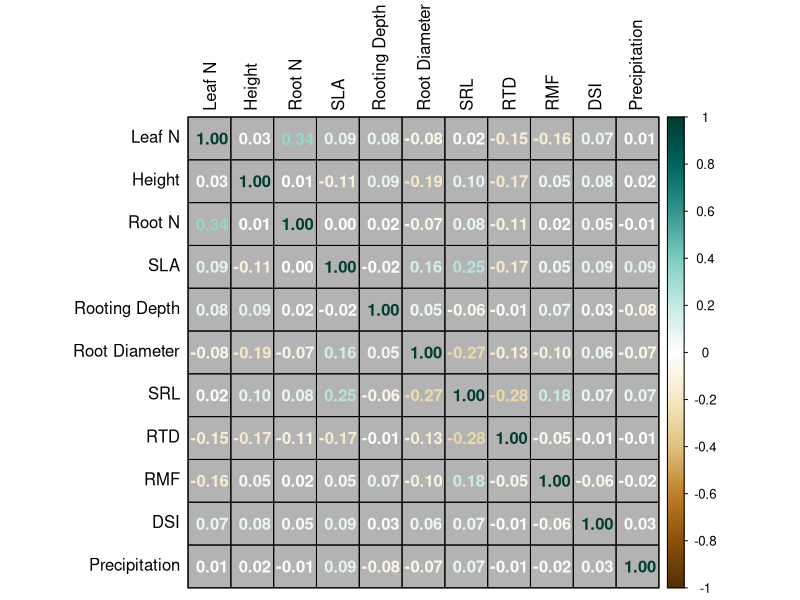
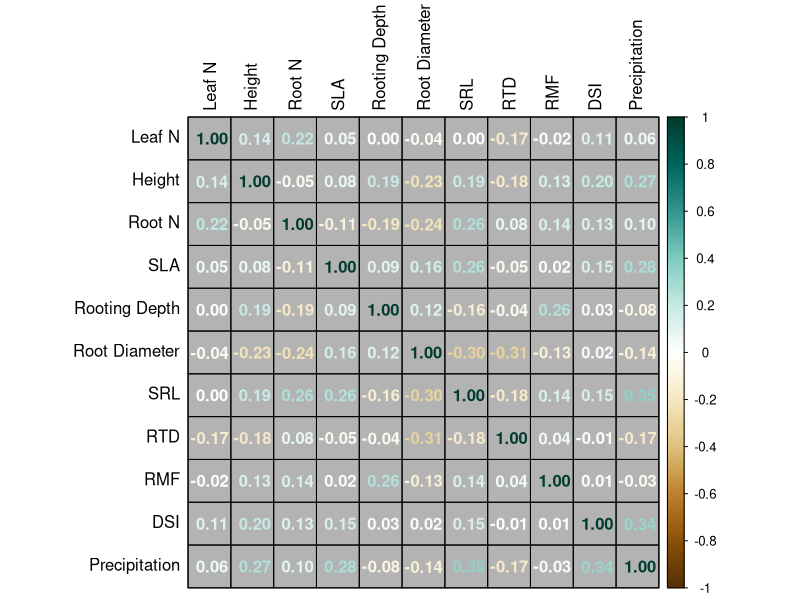
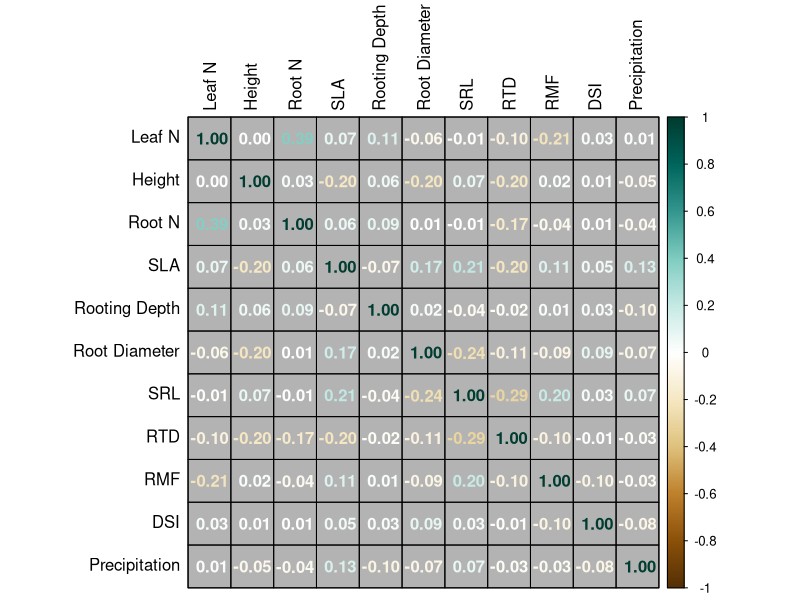
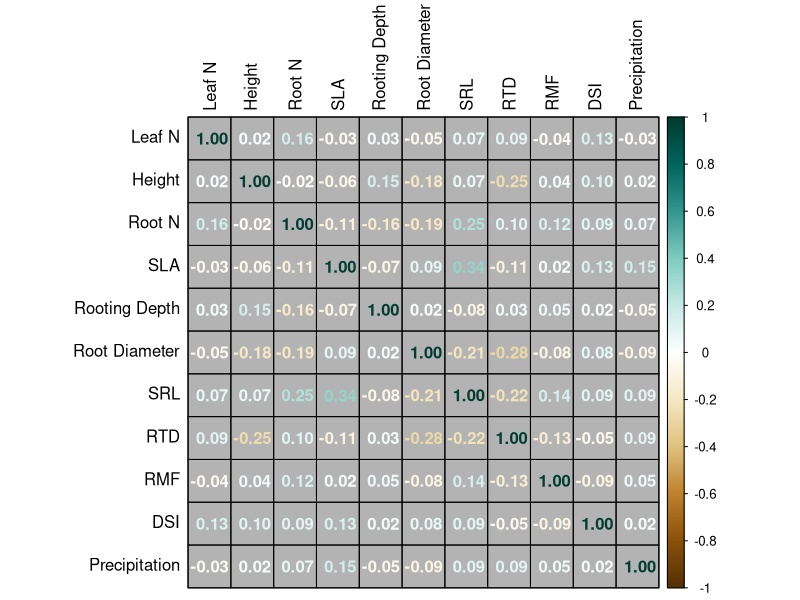
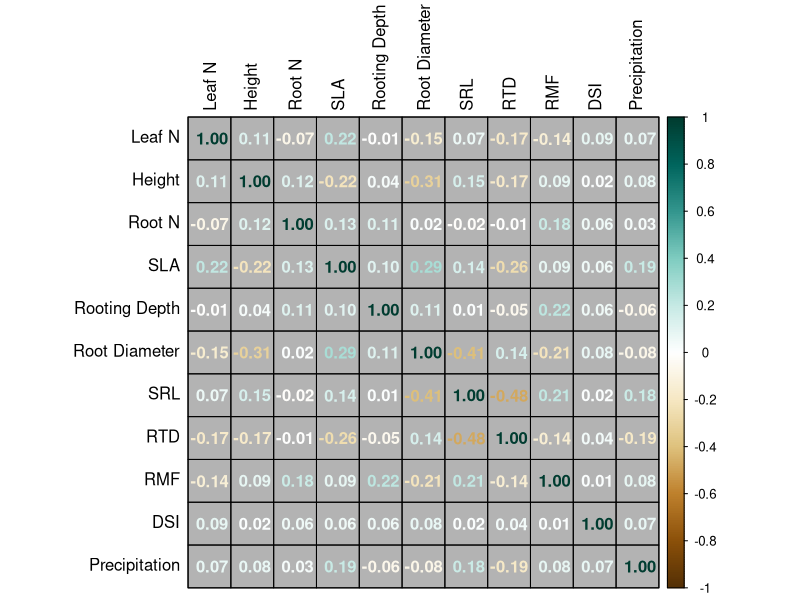
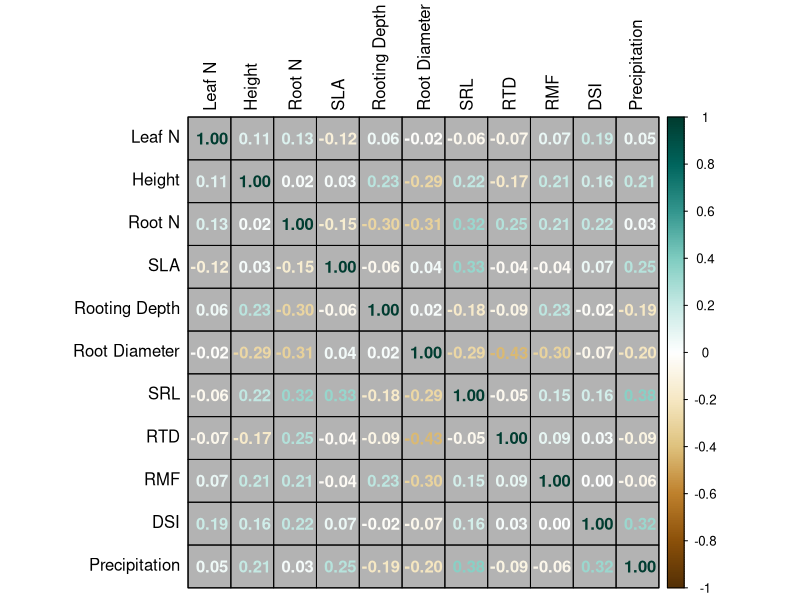
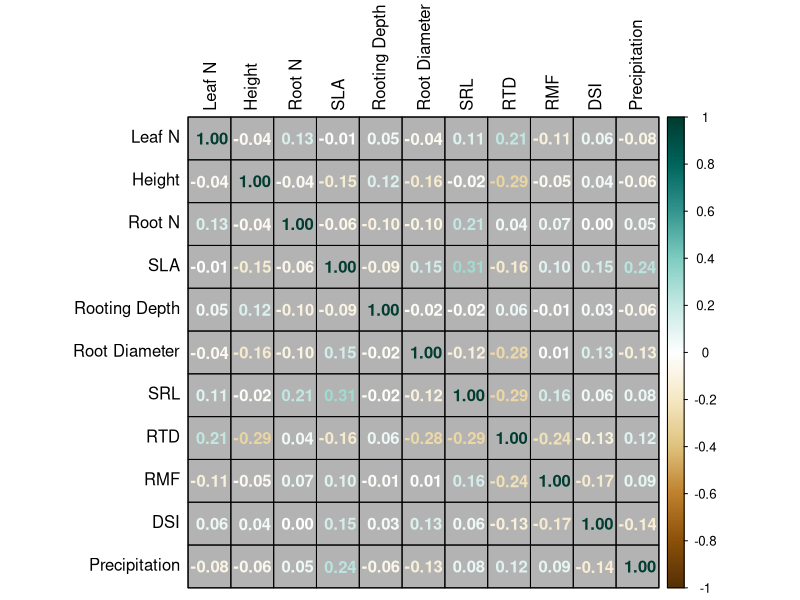
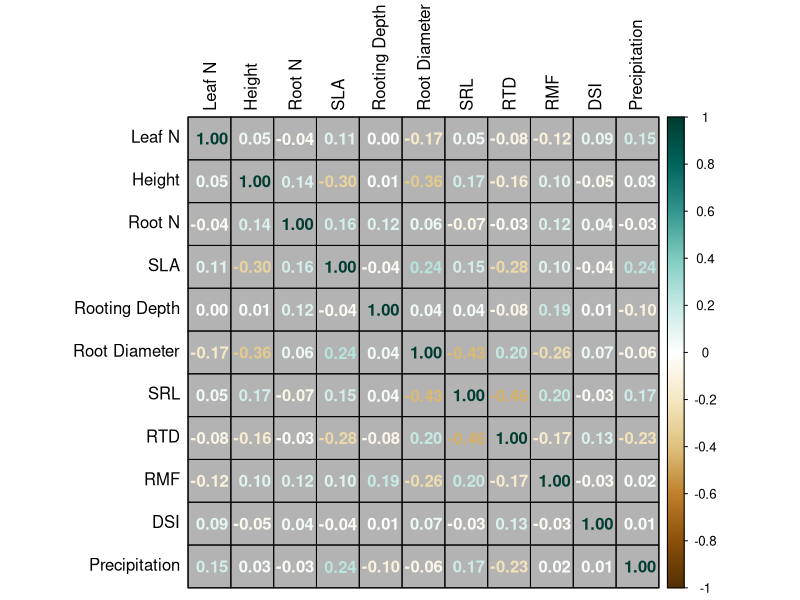

Generate these figures, in order, with R:
# Get Summary stats

# load libraries
library(tidyverse)
library(corrplot)

#### Load imputed data without woody species ####

enviro = read.csv("./Raw.Data/site.drt.dev.index.csv", row.names = 1)

# imputed traits with woody species
imputed.NW = read.csv("./Formatted.Data/Revisions/Final.Data/imputed.traits.NW.outliersRM.csv", row.names = 1) %>%
  left_join(., enviro, by = "site_code") %>%
  filter(round(cover.change, 5) > -24.50000 & round(cover.change, 5) < 23.52000) %>%
  mutate_at(vars(26:36),scale)
imputed.NW.annual = read.csv("./Formatted.Data/Revisions/Final.Data/imputed.traits.NW.annuals.outliersRM.csv", row.names = 1)%>%
  left_join(., enviro, by = "site_code") %>%
  filter(round(cover.change, 5) > -24.50000 & round(cover.change, 5) < 23.52000) %>%
  mutate_at(vars(26:36),scale)
imputed.NW.perennial = read.csv("./Formatted.Data/Revisions/Final.Data/imputed.traits.NW.perennials.outliersRM.csv", row.names = 1)%>%
  left_join(., enviro, by = "site_code") %>%
  filter(round(cover.change, 5) > -24.50000 & round(cover.change, 5) < 23.52000) %>%
  mutate_at(vars(26:36),scale)
imputed.NW.forb = read.csv("./Formatted.Data/Revisions/Final.Data/imputed.traits.NW.forbs.outliersRM.csv", row.names = 1)%>%
  left_join(., enviro, by = "site_code") %>%
  filter(round(cover.change, 5) > -24.50000 & round(cover.change, 5) < 23.52000) %>%
  mutate_at(vars(26:36),scale)
imputed.NW.grass = read.csv("./Formatted.Data/Revisions/Final.Data/imputed.traits.NW.grass.outliersRM.csv", row.names = 1)%>%
  left_join(., enviro, by = "site_code") %>%
  filter(round(cover.change, 5) > -24.50000 & round(cover.change, 5) < 23.52000) %>%
  mutate_at(vars(26:36),scale)
imputed.NW.annual.forb = read.csv("./Formatted.Data/Revisions/Final.Data/imputed.traits.NW.annual.forbs.outliersRM.csv", row.names = 1)%>%
  left_join(., enviro, by = "site_code") %>%
  filter(round(cover.change, 5) > -24.50000 & round(cover.change, 5) < 23.52000) %>%
  mutate_at(vars(26:36),scale)
imputed.NW.perennial.forb = read.csv("./Formatted.Data/Revisions/Final.Data/imputed.traits.NW.perennial.forb.outliersRM.csv", row.names = 1)%>%
  left_join(., enviro, by = "site_code") %>%
  filter(round(cover.change, 5) > -24.50000 & round(cover.change, 5) < 23.52000) %>%
  mutate_at(vars(26:36),scale)
imputed.NW.perennial.grass = read.csv("./Formatted.Data/Revisions/Final.Data/imputed.traits.NW.perennial.grass.outliersRM.csv", row.names = 1)%>%
  left_join(., enviro, by = "site_code") %>%
  filter(round(cover.change, 5) > -24.50000 & round(cover.change, 5) < 23.52000) %>%
  mutate_at(vars(26:36),scale)

#### Drop NAs ####
# drop NAs so data matches exactly that used in the models

imputed.NW.2 = imputed.NW %>%
  select(cover.change,site_code,Taxon, leafN.final:mean.MAP) %>%
  drop_na()

# number of sites

unique(imputed.NW.2$site_code) # 63 sites

# number of species

unique(imputed.NW.2$Taxon) # 421 species

#### Woody species excluded ####

imputed.traits = read.csv("./Formatted.Data/Revisions/imputed.traits.final.csv",row.names = 1)

woody = imputed.traits %>%
  filter(functional_group %in% c("WOODY") | local_lifeform %in% c("SHRUB","TREE","WOODY"))
# 112 populations removed, 81 species removed prior to outlier removal

# outlier removal
imputed.traits.2 = imputed.traits %>%
  filter(round(leafN.final, 5) < 46.00560) %>% # 4
  filter(round(height.final, 5) < 7.787850) %>% # 11
  filter(round(rootN.final, 5) < 25.55616) %>% # 18
  filter(round(SLA.final, 5) < 49.05439) %>% # 8
  filter(round(root.depth.final, 5) < 2.915000) %>% # 15
  filter(round(RTD.final, 5) < 0.7460162) %>% # 11
  filter(round(SRL.final, 5) < 437.3523) %>% # 21
  filter(round(rootDiam.final, 5) < 1.200000) %>% # 6
  filter(round(RMF.final, 5) < 0.7670084) # 10

woody.2 = imputed.traits.2 %>%
  filter(functional_group %in% c("WOODY") | local_lifeform %in% c("SHRUB","TREE","WOODY"))
# 81 populations remained, 62 species remained after outlier removal.

# 28% of populations removed, 23% of species removed as outliers
# out of all outliers removed (94 populations) 50 were woody (53%)





#### Load imputed data without woody species not scaled ####

enviro = read.csv("./Raw.Data/site.drt.dev.index.csv", row.names = 1)

# imputed traits with woody species
imputed.NW = read.csv("./Formatted.Data/Revisions/Final.Data/imputed.traits.NW.outliersRM.csv", row.names = 1) %>%
  left_join(., enviro, by = "site_code") %>%
  filter(round(cover.change, 5) > -24.50000 & round(cover.change, 5) < 23.52000)
imputed.NW.annual = read.csv("./Formatted.Data/Revisions/Final.Data/imputed.traits.NW.annuals.outliersRM.csv", row.names = 1)%>%
  left_join(., enviro, by = "site_code") %>%
  filter(round(cover.change, 5) > -24.50000 & round(cover.change, 5) < 23.52000)
imputed.NW.perennial = read.csv("./Formatted.Data/Revisions/Final.Data/imputed.traits.NW.perennials.outliersRM.csv", row.names = 1)%>%
  left_join(., enviro, by = "site_code") %>%
  filter(round(cover.change, 5) > -24.50000 & round(cover.change, 5) < 23.52000)
imputed.NW.forb = read.csv("./Formatted.Data/Revisions/Final.Data/imputed.traits.NW.forbs.outliersRM.csv", row.names = 1)%>%
  left_join(., enviro, by = "site_code") %>%
  filter(round(cover.change, 5) > -24.50000 & round(cover.change, 5) < 23.52000)
imputed.NW.grass = read.csv("./Formatted.Data/Revisions/Final.Data/imputed.traits.NW.grass.outliersRM.csv", row.names = 1)%>%
  left_join(., enviro, by = "site_code") %>%
  filter(round(cover.change, 5) > -24.50000 & round(cover.change, 5) < 23.52000)
imputed.NW.annual.forb = read.csv("./Formatted.Data/Revisions/Final.Data/imputed.traits.NW.annual.forbs.outliersRM.csv", row.names = 1)%>%
  left_join(., enviro, by = "site_code") %>%
  filter(round(cover.change, 5) > -24.50000 & round(cover.change, 5) < 23.52000)
imputed.NW.perennial.forb = read.csv("./Formatted.Data/Revisions/Final.Data/imputed.traits.NW.perennial.forb.outliersRM.csv", row.names = 1)%>%
  left_join(., enviro, by = "site_code") %>%
  filter(round(cover.change, 5) > -24.50000 & round(cover.change, 5) < 23.52000)
imputed.NW.perennial.grass = read.csv("./Formatted.Data/Revisions/Final.Data/imputed.traits.NW.perennial.grass.outliersRM.csv", row.names = 1)%>%
  left_join(., enviro, by = "site_code") %>%
  filter(round(cover.change, 5) > -24.50000 & round(cover.change, 5) < 23.52000)

# Remove NAs

imputed.NW.2 = imputed.NW %>%
  select(cover.change,site_code,Taxon, leafN.final:mean.MAP) %>%
  drop_na()
imputed.NW.annual.2 = imputed.NW.annual %>%
  select(cover.change,site_code,Taxon, functional_group,leafN.final:mean.MAP) %>%
  drop_na()
imputed.NW.perennial.2 = imputed.NW.perennial %>%
  select(cover.change,site_code,Taxon,functional_group,leafN.final:mean.MAP) %>%
  drop_na()
imputed.NW.grass.2 = imputed.NW.grass %>%
  select(cover.change,site_code,Taxon, leafN.final:mean.MAP) %>%
  drop_na()
imputed.NW.forb.2 = imputed.NW.forb %>%
  select(cover.change,site_code,Taxon, leafN.final:mean.MAP) %>%
  drop_na()
imputed.NW.annual.forb.2 = imputed.NW.annual.forb %>%
  select(cover.change,site_code,Taxon, leafN.final:mean.MAP) %>%
  drop_na()
imputed.NW.perennial.forb.2 = imputed.NW.perennial.forb%>%
  select(cover.change,site_code,Taxon, leafN.final:mean.MAP) %>%
  drop_na()
imputed.NW.perennial.grass.2 = imputed.NW.perennial.grass %>%
  select(cover.change,site_code,Taxon, leafN.final:mean.MAP) %>%
  drop_na()

#### Table S2-S6 ####
mean(imputed.NW.2$leafN.final, na.rm = TRUE)
mean(imputed.NW.2$height.final, na.rm = TRUE)
mean(imputed.NW.2$rootN.final, na.rm = TRUE)
mean(imputed.NW.2$SLA.final, na.rm = TRUE)
mean(imputed.NW.2$root.depth.final, na.rm = TRUE)
mean(imputed.NW.2$RTD.final, na.rm = TRUE)
mean(imputed.NW.2$SRL.final, na.rm = TRUE)
mean(imputed.NW.2$rootDiam.final, na.rm = TRUE)
mean(imputed.NW.2$RMF.final, na.rm = TRUE)
mean(imputed.NW.2$mean.MAP, na.rm = TRUE)
mean(imputed.NW.2$mean.DSI, na.rm = TRUE)
mean(imputed.NW.2$cover.change)

sd(imputed.NW.2$leafN.final, na.rm = TRUE)
sd(imputed.NW.2$height.final, na.rm = TRUE)
sd(imputed.NW.2$rootN.final, na.rm = TRUE)
sd(imputed.NW.2$SLA.final, na.rm = TRUE)
sd(imputed.NW.2$RMF.final, na.rm = TRUE)
sd(imputed.NW.2$root.depth.final, na.rm = TRUE)
sd(imputed.NW.2$RTD.final, na.rm = TRUE)
sd(imputed.NW.2$SRL.final, na.rm = TRUE)
sd(imputed.NW.2$rootDiam.final, na.rm = TRUE)
sd(imputed.NW.2$mean.MAP, na.rm = TRUE)
sd(imputed.NW.2$mean.DSI, na.rm = TRUE)
sd(imputed.NW.2$cover.change)

range(imputed.NW.2$leafN.final, na.rm = TRUE)
range(imputed.NW.2$height.final, na.rm = TRUE)
range(imputed.NW.2$rootN.final, na.rm = TRUE)
range(imputed.NW.2$SLA.final, na.rm = TRUE)
range(imputed.NW.2$RMF.final, na.rm = TRUE)
range(imputed.NW.2$root.depth.final, na.rm = TRUE)
range(imputed.NW.2$RTD.final, na.rm = TRUE)
range(imputed.NW.2$SRL.final, na.rm = TRUE)
range(imputed.NW.2$rootDiam.final, na.rm = TRUE)
range(imputed.NW.2$mean.MAP, na.rm = TRUE)
range(imputed.NW.2$mean.DSI, na.rm = TRUE)
range(imputed.NW.2$cover.change)

sd(imputed.NW.2$leafN.final, na.rm = TRUE)/mean(imputed.NW.2$leafN.final, na.rm = TRUE)
sd(imputed.NW.2$height.final, na.rm = TRUE)/mean(imputed.NW.2$height.final, na.rm = TRUE)
sd(imputed.NW.2$rootN.final, na.rm = TRUE)/mean(imputed.NW.2$rootN.final, na.rm = TRUE)
sd(imputed.NW.2$SLA.final, na.rm = TRUE)/mean(imputed.NW.2$SLA.final, na.rm = TRUE)
sd(imputed.NW.2$RMF.final, na.rm = TRUE)/mean(imputed.NW.2$RMF.final, na.rm = TRUE)
sd(imputed.NW.2$root.depth.final, na.rm = TRUE)/mean(imputed.NW.2$root.depth.final, na.rm = TRUE)
sd(imputed.NW.2$RTD.final, na.rm = TRUE)/mean(imputed.NW.2$RTD.final, na.rm = TRUE)
sd(imputed.NW.2$SRL.final, na.rm = TRUE)/mean(imputed.NW.2$SRL.final, na.rm = TRUE)
sd(imputed.NW.2$rootDiam.final, na.rm = TRUE)/mean(imputed.NW.2$rootDiam.final, na.rm = TRUE)
sd(imputed.NW.2$mean.MAP, na.rm = TRUE)/mean(imputed.NW.2$mean.MAP, na.rm = TRUE)
sd(imputed.NW.2$mean.DSI, na.rm = TRUE)/mean(imputed.NW.2$mean.DSI, na.rm = TRUE)
sd(imputed.NW.2$cover.change)/mean(imputed.NW.2$cover.change)

mean(imputed.NW.annual.2$leafN.final, na.rm = TRUE)
mean(imputed.NW.annual.2$height.final, na.rm = TRUE)
mean(imputed.NW.annual.2$rootN.final, na.rm = TRUE)
mean(imputed.NW.annual.2$SLA.final, na.rm = TRUE)
mean(imputed.NW.annual.2$RMF.final, na.rm = TRUE)
mean(imputed.NW.annual.2$root.depth.final, na.rm = TRUE)
mean(imputed.NW.annual.2$RTD.final, na.rm = TRUE)
mean(imputed.NW.annual.2$SRL.final, na.rm = TRUE)
mean(imputed.NW.annual.2$rootDiam.final, na.rm = TRUE)
mean(imputed.NW.annual.2$mean.MAP, na.rm = TRUE)
mean(imputed.NW.annual.2$mean.DSI, na.rm = TRUE)
mean(imputed.NW.annual.2$cover.change)

sd(imputed.NW.annual.2$leafN.final, na.rm = TRUE)
sd(imputed.NW.annual.2$height.final, na.rm = TRUE)
sd(imputed.NW.annual.2$rootN.final, na.rm = TRUE)
sd(imputed.NW.annual.2$SLA.final, na.rm = TRUE)
sd(imputed.NW.annual.2$RMF.final, na.rm = TRUE)
sd(imputed.NW.annual.2$root.depth.final, na.rm = TRUE)
sd(imputed.NW.annual.2$RTD.final, na.rm = TRUE)
sd(imputed.NW.annual.2$SRL.final, na.rm = TRUE)
sd(imputed.NW.annual.2$rootDiam.final, na.rm = TRUE)
sd(imputed.NW.annual.2$mean.MAP, na.rm = TRUE)
sd(imputed.NW.annual.2$mean.DSI, na.rm = TRUE)
sd(imputed.NW.annual.2$cover.change)

range(imputed.NW.annual.2$leafN.final, na.rm = TRUE)
range(imputed.NW.annual.2$height.final, na.rm = TRUE)
range(imputed.NW.annual.2$rootN.final, na.rm = TRUE)
range(imputed.NW.annual.2$SLA.final, na.rm = TRUE)
range(imputed.NW.annual.2$RMF.final, na.rm = TRUE)
range(imputed.NW.annual.2$root.depth.final, na.rm = TRUE)
range(imputed.NW.annual.2$RTD.final, na.rm = TRUE)
range(imputed.NW.annual.2$SRL.final, na.rm = TRUE)
range(imputed.NW.annual.2$rootDiam.final, na.rm = TRUE)
range(imputed.NW.annual.2$mean.MAP, na.rm = TRUE)
range(imputed.NW.annual.2$mean.DSI, na.rm = TRUE)
range(imputed.NW.annual.2$cover.change)

mean(imputed.NW.perennial.2$leafN.final, na.rm = TRUE)
mean(imputed.NW.perennial.2$height.final, na.rm = TRUE)
mean(imputed.NW.perennial.2$rootN.final, na.rm = TRUE)
mean(imputed.NW.perennial.2$SLA.final, na.rm = TRUE)
mean(imputed.NW.perennial.2$RMF.final, na.rm = TRUE)
mean(imputed.NW.perennial.2$root.depth.final, na.rm = TRUE)
mean(imputed.NW.perennial.2$RTD.final, na.rm = TRUE)
mean(imputed.NW.perennial.2$SRL.final, na.rm = TRUE)
mean(imputed.NW.perennial.2$rootDiam.final, na.rm = TRUE)
mean(imputed.NW.perennial.2$mean.MAP, na.rm = TRUE)
mean(imputed.NW.perennial.2$mean.DSI, na.rm = TRUE)
mean(imputed.NW.perennial.2$cover.change)

sd(imputed.NW.perennial.2$leafN.final, na.rm = TRUE)
sd(imputed.NW.perennial.2$height.final, na.rm = TRUE)
sd(imputed.NW.perennial.2$rootN.final, na.rm = TRUE)
sd(imputed.NW.perennial.2$SLA.final, na.rm = TRUE)
sd(imputed.NW.perennial.2$RMF.final, na.rm = TRUE)
sd(imputed.NW.perennial.2$root.depth.final, na.rm = TRUE)
sd(imputed.NW.perennial.2$RTD.final, na.rm = TRUE)
sd(imputed.NW.perennial.2$SRL.final, na.rm = TRUE)
sd(imputed.NW.perennial.2$rootDiam.final, na.rm = TRUE)
sd(imputed.NW.perennial.2$mean.MAP, na.rm = TRUE)
sd(imputed.NW.perennial.2$mean.DSI, na.rm = TRUE)
sd(imputed.NW.perennial.2$cover.change)

range(imputed.NW.perennial.2$leafN.final, na.rm = TRUE)
range(imputed.NW.perennial.2$height.final, na.rm = TRUE)
range(imputed.NW.perennial.2$rootN.final, na.rm = TRUE)
range(imputed.NW.perennial.2$SLA.final, na.rm = TRUE)
range(imputed.NW.perennial.2$RMF.final, na.rm = TRUE)
range(imputed.NW.perennial.2$root.depth.final, na.rm = TRUE)
range(imputed.NW.perennial.2$RTD.final, na.rm = TRUE)
range(imputed.NW.perennial.2$SRL.final, na.rm = TRUE)
range(imputed.NW.perennial.2$rootDiam.final, na.rm = TRUE)
range(imputed.NW.perennial.2$mean.MAP, na.rm = TRUE)
range(imputed.NW.perennial.2$mean.DSI, na.rm = TRUE)
range(imputed.NW.perennial.2$cover.change)

mean(imputed.NW.grass.2$leafN.final, na.rm = TRUE)
mean(imputed.NW.grass.2$height.final, na.rm = TRUE)
mean(imputed.NW.grass.2$rootN.final, na.rm = TRUE)
mean(imputed.NW.grass.2$SLA.final, na.rm = TRUE)
mean(imputed.NW.grass.2$RMF.final, na.rm = TRUE)
mean(imputed.NW.grass.2$root.depth.final, na.rm = TRUE)
mean(imputed.NW.grass.2$RTD.final, na.rm = TRUE)
mean(imputed.NW.grass.2$SRL.final, na.rm = TRUE)
mean(imputed.NW.grass.2$rootDiam.final, na.rm = TRUE)
mean(imputed.NW.grass.2$mean.MAP, na.rm = TRUE)
mean(imputed.NW.grass.2$mean.DSI, na.rm = TRUE)
mean(imputed.NW.grass.2$cover.change)

sd(imputed.NW.grass.2$leafN.final, na.rm = TRUE)
sd(imputed.NW.grass.2$height.final, na.rm = TRUE)
sd(imputed.NW.grass.2$rootN.final, na.rm = TRUE)
sd(imputed.NW.grass.2$SLA.final, na.rm = TRUE)
sd(imputed.NW.grass.2$RMF.final, na.rm = TRUE)
sd(imputed.NW.grass.2$root.depth.final, na.rm = TRUE)
sd(imputed.NW.grass.2$RTD.final, na.rm = TRUE)
sd(imputed.NW.grass.2$SRL.final, na.rm = TRUE)
sd(imputed.NW.grass.2$rootDiam.final, na.rm = TRUE)
sd(imputed.NW.grass.2$mean.MAP, na.rm = TRUE)
sd(imputed.NW.grass.2$mean.DSI, na.rm = TRUE)
sd(imputed.NW.grass.2$cover.change)

range(imputed.NW.grass.2$leafN.final, na.rm = TRUE)
range(imputed.NW.grass.2$height.final, na.rm = TRUE)
range(imputed.NW.grass.2$rootN.final, na.rm = TRUE)
range(imputed.NW.grass.2$SLA.final, na.rm = TRUE)
range(imputed.NW.grass.2$RMF.final, na.rm = TRUE)
range(imputed.NW.grass.2$root.depth.final, na.rm = TRUE)
range(imputed.NW.grass.2$RTD.final, na.rm = TRUE)
range(imputed.NW.grass.2$SRL.final, na.rm = TRUE)
range(imputed.NW.grass.2$rootDiam.final, na.rm = TRUE)
range(imputed.NW.grass.2$mean.MAP, na.rm = TRUE)
range(imputed.NW.grass.2$mean.DSI, na.rm = TRUE)
range(imputed.NW.grass.2$cover.change)

mean(imputed.NW.forb.2$leafN.final, na.rm = TRUE)
mean(imputed.NW.forb.2$height.final, na.rm = TRUE)
mean(imputed.NW.forb.2$rootN.final, na.rm = TRUE)
mean(imputed.NW.forb.2$SLA.final, na.rm = TRUE)
mean(imputed.NW.forb.2$RMF.final, na.rm = TRUE)
mean(imputed.NW.forb.2$root.depth.final, na.rm = TRUE)
mean(imputed.NW.forb.2$RTD.final, na.rm = TRUE)
mean(imputed.NW.forb.2$SRL.final, na.rm = TRUE)
mean(imputed.NW.forb.2$rootDiam.final, na.rm = TRUE)
mean(imputed.NW.forb.2$mean.MAP, na.rm = TRUE)
mean(imputed.NW.forb.2$mean.DSI, na.rm = TRUE)
mean(imputed.NW.forb.2$cover.change)

sd(imputed.NW.forb.2$leafN.final, na.rm = TRUE)
sd(imputed.NW.forb.2$height.final, na.rm = TRUE)
sd(imputed.NW.forb.2$rootN.final, na.rm = TRUE)
sd(imputed.NW.forb.2$SLA.final, na.rm = TRUE)
sd(imputed.NW.forb.2$RMF.final, na.rm = TRUE)
sd(imputed.NW.forb.2$root.depth.final, na.rm = TRUE)
sd(imputed.NW.forb.2$RTD.final, na.rm = TRUE)
sd(imputed.NW.forb.2$SRL.final, na.rm = TRUE)
sd(imputed.NW.forb.2$rootDiam.final, na.rm = TRUE)
sd(imputed.NW.forb.2$mean.MAP, na.rm = TRUE)
sd(imputed.NW.forb.2$mean.DSI, na.rm = TRUE)
sd(imputed.NW.forb.2$cover.change)

range(imputed.NW.forb.2$leafN.final, na.rm = TRUE)
range(imputed.NW.forb.2$height.final, na.rm = TRUE)
range(imputed.NW.forb.2$rootN.final, na.rm = TRUE)
range(imputed.NW.forb.2$SLA.final, na.rm = TRUE)
range(imputed.NW.forb.2$RMF.final, na.rm = TRUE)
range(imputed.NW.forb.2$root.depth.final, na.rm = TRUE)
range(imputed.NW.forb.2$RTD.final, na.rm = TRUE)
range(imputed.NW.forb.2$SRL.final, na.rm = TRUE)
range(imputed.NW.forb.2$rootDiam.final, na.rm = TRUE)
range(imputed.NW.forb.2$mean.MAP, na.rm = TRUE)
range(imputed.NW.forb.2$mean.DSI, na.rm = TRUE)
range(imputed.NW.forb.2$cover.change)

mean(imputed.NW.annual.forb.2$leafN.final, na.rm = TRUE)
mean(imputed.NW.annual.forb.2$height.final, na.rm = TRUE)
mean(imputed.NW.annual.forb.2$rootN.final, na.rm = TRUE)
mean(imputed.NW.annual.forb.2$SLA.final, na.rm = TRUE)
mean(imputed.NW.annual.forb.2$RMF.final, na.rm = TRUE)
mean(imputed.NW.annual.forb.2$root.depth.final, na.rm = TRUE)
mean(imputed.NW.annual.forb.2$RTD.final, na.rm = TRUE)
mean(imputed.NW.annual.forb.2$SRL.final, na.rm = TRUE)
mean(imputed.NW.annual.forb.2$rootDiam.final, na.rm = TRUE)
mean(imputed.NW.annual.forb.2$mean.MAP, na.rm = TRUE)
mean(imputed.NW.annual.forb.2$mean.DSI, na.rm = TRUE)
mean(imputed.NW.annual.forb.2$cover.change)

sd(imputed.NW.annual.forb.2$leafN.final, na.rm = TRUE)
sd(imputed.NW.annual.forb.2$height.final, na.rm = TRUE)
sd(imputed.NW.annual.forb.2$rootN.final, na.rm = TRUE)
sd(imputed.NW.annual.forb.2$SLA.final, na.rm = TRUE)
sd(imputed.NW.annual.forb.2$RMF.final, na.rm = TRUE)
sd(imputed.NW.annual.forb.2$root.depth.final, na.rm = TRUE)
sd(imputed.NW.annual.forb.2$RTD.final, na.rm = TRUE)
sd(imputed.NW.annual.forb.2$SRL.final, na.rm = TRUE)
sd(imputed.NW.annual.forb.2$rootDiam.final, na.rm = TRUE)
sd(imputed.NW.annual.forb.2$mean.MAP, na.rm = TRUE)
sd(imputed.NW.annual.forb.2$mean.DSI, na.rm = TRUE)
sd(imputed.NW.annual.forb.2$cover.change)

range(imputed.NW.annual.forb.2$leafN.final, na.rm = TRUE)
range(imputed.NW.annual.forb.2$height.final, na.rm = TRUE)
range(imputed.NW.annual.forb.2$rootN.final, na.rm = TRUE)
range(imputed.NW.annual.forb.2$SLA.final, na.rm = TRUE)
range(imputed.NW.annual.forb.2$RMF.final, na.rm = TRUE)
range(imputed.NW.annual.forb.2$root.depth.final, na.rm = TRUE)
range(imputed.NW.annual.forb.2$RTD.final, na.rm = TRUE)
range(imputed.NW.annual.forb.2$SRL.final, na.rm = TRUE)
range(imputed.NW.annual.forb.2$rootDiam.final, na.rm = TRUE)
range(imputed.NW.annual.forb.2$mean.MAP, na.rm = TRUE)
range(imputed.NW.annual.forb.2$mean.DSI, na.rm = TRUE)
range(imputed.NW.annual.forb.2$cover.change)

mean(imputed.NW.perennial.grass.2$leafN.final, na.rm = TRUE)
mean(imputed.NW.perennial.grass.2$height.final, na.rm = TRUE)
mean(imputed.NW.perennial.grass.2$rootN.final, na.rm = TRUE)
mean(imputed.NW.perennial.grass.2$SLA.final, na.rm = TRUE)
mean(imputed.NW.perennial.grass.2$RMF.final, na.rm = TRUE)
mean(imputed.NW.perennial.grass.2$root.depth.final, na.rm = TRUE)
mean(imputed.NW.perennial.grass.2$RTD.final, na.rm = TRUE)
mean(imputed.NW.perennial.grass.2$SRL.final, na.rm = TRUE)
mean(imputed.NW.perennial.grass.2$rootDiam.final, na.rm = TRUE)
mean(imputed.NW.perennial.grass.2$mean.MAP, na.rm = TRUE)
mean(imputed.NW.perennial.grass.2$mean.DSI, na.rm = TRUE)
mean(imputed.NW.perennial.grass.2$cover.change)

sd(imputed.NW.perennial.grass.2$leafN.final, na.rm = TRUE)
sd(imputed.NW.perennial.grass.2$height.final, na.rm = TRUE)
sd(imputed.NW.perennial.grass.2$rootN.final, na.rm = TRUE)
sd(imputed.NW.perennial.grass.2$SLA.final, na.rm = TRUE)
sd(imputed.NW.perennial.grass.2$RMF.final, na.rm = TRUE)
sd(imputed.NW.perennial.grass.2$root.depth.final, na.rm = TRUE)
sd(imputed.NW.perennial.grass.2$RTD.final, na.rm = TRUE)
sd(imputed.NW.perennial.grass.2$SRL.final, na.rm = TRUE)
sd(imputed.NW.perennial.grass.2$rootDiam.final, na.rm = TRUE)
sd(imputed.NW.perennial.grass.2$mean.MAP, na.rm = TRUE)
sd(imputed.NW.perennial.grass.2$mean.DSI, na.rm = TRUE)
sd(imputed.NW.perennial.grass.2$cover.change)

range(imputed.NW.perennial.grass.2$leafN.final, na.rm = TRUE)
range(imputed.NW.perennial.grass.2$height.final, na.rm = TRUE)
range(imputed.NW.perennial.grass.2$rootN.final, na.rm = TRUE)
range(imputed.NW.perennial.grass.2$SLA.final, na.rm = TRUE)
range(imputed.NW.perennial.grass.2$RMF.final, na.rm = TRUE)
range(imputed.NW.perennial.grass.2$root.depth.final, na.rm = TRUE)
range(imputed.NW.perennial.grass.2$RTD.final, na.rm = TRUE)
range(imputed.NW.perennial.grass.2$SRL.final, na.rm = TRUE)
range(imputed.NW.perennial.grass.2$rootDiam.final, na.rm = TRUE)
range(imputed.NW.perennial.grass.2$mean.MAP, na.rm = TRUE)
range(imputed.NW.perennial.grass.2$mean.DSI, na.rm = TRUE)
range(imputed.NW.perennial.grass.2$cover.change)

mean(imputed.NW.perennial.forb.2$leafN.final, na.rm = TRUE)
mean(imputed.NW.perennial.forb.2$height.final, na.rm = TRUE)
mean(imputed.NW.perennial.forb.2$rootN.final, na.rm = TRUE)
mean(imputed.NW.perennial.forb.2$SLA.final, na.rm = TRUE)
mean(imputed.NW.perennial.forb.2$RMF.final, na.rm = TRUE)
mean(imputed.NW.perennial.forb.2$root.depth.final, na.rm = TRUE)
mean(imputed.NW.perennial.forb.2$RTD.final, na.rm = TRUE)
mean(imputed.NW.perennial.forb.2$SRL.final, na.rm = TRUE)
mean(imputed.NW.perennial.forb.2$rootDiam.final, na.rm = TRUE)
mean(imputed.NW.perennial.forb.2$mean.MAP, na.rm = TRUE)
mean(imputed.NW.perennial.forb.2$mean.DSI, na.rm = TRUE)
mean(imputed.NW.perennial.forb.2$cover.change)

sd(imputed.NW.perennial.forb.2$leafN.final, na.rm = TRUE)
sd(imputed.NW.perennial.forb.2$height.final, na.rm = TRUE)
sd(imputed.NW.perennial.forb.2$rootN.final, na.rm = TRUE)
sd(imputed.NW.perennial.forb.2$SLA.final, na.rm = TRUE)
sd(imputed.NW.perennial.forb.2$RMF.final, na.rm = TRUE)
sd(imputed.NW.perennial.forb.2$root.depth.final, na.rm = TRUE)
sd(imputed.NW.perennial.forb.2$RTD.final, na.rm = TRUE)
sd(imputed.NW.perennial.forb.2$SRL.final, na.rm = TRUE)
sd(imputed.NW.perennial.forb.2$rootDiam.final, na.rm = TRUE)
sd(imputed.NW.perennial.forb.2$mean.MAP, na.rm = TRUE)
sd(imputed.NW.perennial.forb.2$mean.DSI, na.rm = TRUE)
sd(imputed.NW.perennial.forb.2$cover.change)

range(imputed.NW.perennial.forb.2$leafN.final, na.rm = TRUE)
range(imputed.NW.perennial.forb.2$height.final, na.rm = TRUE)
range(imputed.NW.perennial.forb.2$rootN.final, na.rm = TRUE)
range(imputed.NW.perennial.forb.2$SLA.final, na.rm = TRUE)
range(imputed.NW.perennial.forb.2$RMF.final, na.rm = TRUE)
range(imputed.NW.perennial.forb.2$root.depth.final, na.rm = TRUE)
range(imputed.NW.perennial.forb.2$RTD.final, na.rm = TRUE)
range(imputed.NW.perennial.forb.2$SRL.final, na.rm = TRUE)
range(imputed.NW.perennial.forb.2$rootDiam.final, na.rm = TRUE)
range(imputed.NW.perennial.forb.2$mean.MAP, na.rm = TRUE)
range(imputed.NW.perennial.forb.2$mean.DSI, na.rm = TRUE)
range(imputed.NW.perennial.forb.2$cover.change)

# get functional groups in annuals and perennials

table(imputed.NW.annual.2$functional_group)
# forb 124, grass 44 legume 10
table(imputed.NW.perennial.2$functional_group)
# forb 224, graminoid 31, grass 174, legume 33

### Correlation Plots ####

enviro = read.csv("./Raw.Data/site.drt.dev.index.csv", row.names = 1)

# imputed traits with woody species
imputed.NW = read.csv("./Formatted.Data/Revisions/Final.Data/imputed.traits.NW.outliersRM.csv", row.names = 1) %>%
  left_join(., enviro, by = "site_code") %>%
  filter(round(cover.change, 5) > -24.50000 & round(cover.change, 5) < 23.52000)
imputed.NW.annual = read.csv("./Formatted.Data/Revisions/Final.Data/imputed.traits.NW.annuals.outliersRM.csv", row.names = 1)%>%
  left_join(., enviro, by = "site_code") %>%
  filter(round(cover.change, 5) > -24.50000 & round(cover.change, 5) < 23.52000)
imputed.NW.perennial = read.csv("./Formatted.Data/Revisions/Final.Data/imputed.traits.NW.perennials.outliersRM.csv", row.names = 1)%>%
  left_join(., enviro, by = "site_code") %>%
  filter(round(cover.change, 5) > -24.50000 & round(cover.change, 5) < 23.52000)
imputed.NW.forb = read.csv("./Formatted.Data/Revisions/Final.Data/imputed.traits.NW.forbs.outliersRM.csv", row.names = 1)%>%
  left_join(., enviro, by = "site_code") %>%
  filter(round(cover.change, 5) > -24.50000 & round(cover.change, 5) < 23.52000)
imputed.NW.grass = read.csv("./Formatted.Data/Revisions/Final.Data/imputed.traits.NW.grass.outliersRM.csv", row.names = 1)%>%
  left_join(., enviro, by = "site_code") %>%
  filter(round(cover.change, 5) > -24.50000 & round(cover.change, 5) < 23.52000)
imputed.NW.annual.forb = read.csv("./Formatted.Data/Revisions/Final.Data/imputed.traits.NW.annual.forbs.outliersRM.csv", row.names = 1)%>%
  left_join(., enviro, by = "site_code") %>%
  filter(round(cover.change, 5) > -24.50000 & round(cover.change, 5) < 23.52000)
imputed.NW.perennial.forb = read.csv("./Formatted.Data/Revisions/Final.Data/imputed.traits.NW.perennial.forb.outliersRM.csv", row.names = 1)%>%
  left_join(., enviro, by = "site_code") %>%
  filter(round(cover.change, 5) > -24.50000 & round(cover.change, 5) < 23.52000)
imputed.NW.perennial.grass = read.csv("./Formatted.Data/Revisions/Final.Data/imputed.traits.NW.perennial.grass.outliersRM.csv", row.names = 1)%>%
  left_join(., enviro, by = "site_code") %>%
  filter(round(cover.change, 5) > -24.50000 & round(cover.change, 5) < 23.52000)

# Remove NAs

imputed.NW.2 = imputed.NW %>%
  select(cover.change,site_code,Taxon, leafN.final:mean.MAP) %>%
  drop_na()
imputed.NW.annual.2 = imputed.NW.annual %>%
  select(cover.change,site_code,Taxon, leafN.final:mean.MAP) %>%
  drop_na()
imputed.NW.perennial.2 = imputed.NW.perennial %>%
  select(cover.change,site_code,Taxon,leafN.final:mean.MAP) %>%
  drop_na()
imputed.NW.grass.2 = imputed.NW.grass %>%
  select(cover.change,site_code,Taxon, leafN.final:mean.MAP) %>%
  drop_na()
imputed.NW.forb.2 = imputed.NW.forb %>%
  select(cover.change,site_code,Taxon, leafN.final:mean.MAP) %>%
  drop_na()
imputed.NW.annual.forb.2 = imputed.NW.annual.forb %>%
  select(cover.change,site_code,Taxon, leafN.final:mean.MAP) %>%
  drop_na()
imputed.NW.perennial.forb.2 = imputed.NW.perennial.forb%>%
  select(cover.change,site_code,Taxon, leafN.final:mean.MAP) %>%
  drop_na()
imputed.NW.perennial.grass.2 = imputed.NW.perennial.grass %>%
  select(cover.change,site_code,Taxon, leafN.final:mean.MAP) %>%
  drop_na()

colnames(imputed.NW.2)[4:14] = c("Leaf N","Height","Root N","SLA","Rooting Depth","Root Diameter","SRL","RTD","RMF",
                                 "DSI","Precipitation")
colnames(imputed.NW.annual.2)[4:14] = c("Leaf N","Height","Root N","SLA","Rooting Depth","Root Diameter","SRL","RTD","RMF",
                                 "DSI","Precipitation")
colnames(imputed.NW.perennial.2)[4:14] = c("Leaf N","Height","Root N","SLA","Rooting Depth","Root Diameter","SRL","RTD","RMF",
                                 "DSI","Precipitation")
colnames(imputed.NW.forb.2)[4:14] = c("Leaf N","Height","Root N","SLA","Rooting Depth","Root Diameter","SRL","RTD","RMF",
                                 "DSI","Precipitation")
colnames(imputed.NW.grass.2)[4:14] = c("Leaf N","Height","Root N","SLA","Rooting Depth","Root Diameter","SRL","RTD","RMF",
                                 "DSI","Precipitation")
colnames(imputed.NW.annual.forb.2)[4:14] = c("Leaf N","Height","Root N","SLA","Rooting Depth","Root Diameter","SRL","RTD","RMF",
                                 "DSI","Precipitation")
colnames(imputed.NW.perennial.grass.2)[4:14] = c("Leaf N","Height","Root N","SLA","Rooting Depth","Root Diameter","SRL","RTD","RMF",
                                             "DSI","Precipitation")
colnames(imputed.NW.perennial.forb.2)[4:14] = c("Leaf N","Height","Root N","SLA","Rooting Depth","Root Diameter","SRL","RTD","RMF",
                                             "DSI","Precipitation")
# output 8 x 8
all.traits.cor = cor(imputed.NW.2[,c(4:14)],use = "pairwise") 
corrplot(all.traits.cor, method="number",tl.col = "black", bg = "gray70",is.corr = TRUE,
         col.lim = c(-1,1), col = COL2('BrBG', 200), addgrid.col = "black")
# highest correlation is -0.28 and 0.34

annual.traits.cor = cor(imputed.NW.annual.2[,c(4:14)],use = "pairwise") 
corrplot(annual.traits.cor, method="number",tl.col = "black", bg = "gray70",is.corr = TRUE,
         col.lim = c(-1,1), col = COL2('BrBG', 200), addgrid.col = "black")
# highest correlation is -0.31 and 0.35

perennial.traits.cor = cor(imputed.NW.perennial.2[,c(4:14)],use = "pairwise") 
corrplot(perennial.traits.cor, method="number",tl.col = "black", bg = "gray70",is.corr = TRUE,
         col.lim = c(-1,1), col = COL2('BrBG', 200), addgrid.col = "black")
# highest correlation is -0.29 and 0.39

forb.traits.cor = cor(imputed.NW.forb.2[,c(4:14)],use = "pairwise") 
corrplot(forb.traits.cor, method="number",tl.col = "black", bg = "gray70",is.corr = TRUE,
         col.lim = c(-1,1), col = COL2('BrBG', 200), addgrid.col = "black")
# highest correlation is -0.28 and 0.34

grass.traits.cor = cor(imputed.NW.grass.2[,c(4:14)],use = "pairwise") 
corrplot(grass.traits.cor, method="number",tl.col = "black", bg = "gray70",is.corr = TRUE,
         col.lim = c(-1,1), col = COL2('BrBG', 200), addgrid.col = "black")
# highest correlation is -0.48 and 0.29

annual.forb.traits.cor = cor(imputed.NW.annual.forb.2[,c(4:14)],use = "pairwise") 
corrplot(annual.forb.traits.cor, method="number",tl.col = "black", bg = "gray70",is.corr = TRUE,
         col.lim = c(-1,1), col = COL2('BrBG', 200), addgrid.col = "black")
# highest correlation is -0.43 and 0.33

perennial.forb.traits.cor = cor(imputed.NW.perennial.forb.2[,c(4:14)],use = "pairwise") 
corrplot(perennial.forb.traits.cor, method="number",tl.col = "black", bg = "gray70",is.corr = TRUE,
         col.lim = c(-1,1), col = COL2('BrBG', 200), addgrid.col = "black")
# highest correlation is -0.29 and 0.31

ggsave("./Plots/perennial.forb.traits.NW.corr.pdf", height = 8, width = 8)

perennial.grass.traits.cor = cor(imputed.NW.perennial.grass.2[,c(4:14)],use = "pairwise") 
corrplot(perennial.grass.traits.cor, method="number",tl.col = "black", bg = "gray70",is.corr = TRUE,
         col.lim = c(-1,1), col = COL2('BrBG', 200), addgrid.col = "black")
# highest correlation is -0.46 and 0.24




#### Height of covers ####

site.data = read.csv("./Raw.Data/Site_Elev-Disturb.csv")

enviro = read.csv("./Raw.Data/site.drt.dev.index.csv", row.names = 1)

# imputed traits with woody species
imputed.NW = read.csv("./Formatted.Data/Revisions/Final.Data/imputed.traits.NW.outliersRM.csv", row.names = 1) %>%
  left_join(., enviro, by = "site_code") %>%
  filter(round(cover.change, 5) > -24.50000 & round(cover.change, 5) < 23.52000) %>%
  mutate_at(vars(26:36),scale)
imputed.NW.2 = imputed.NW %>%
  select(cover.change,site_code,Taxon, leafN.final:mean.MAP) %>%
  drop_na()

unq.sites = unique(imputed.NW.2$site_code)

site.data.2 = site.data %>%
  filter(site_code %in% unq.sites)

table(site.data.2$habitat.type)
# Grassland Shrubland 
# 44        19 
